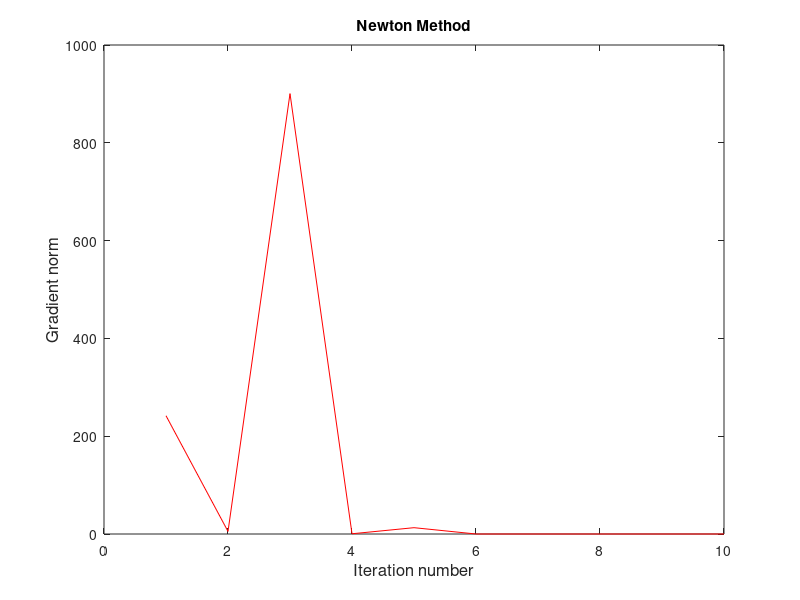

Source code (MATLAB):
gradient_all = [];
x1 = -1.5;
x2 = 1.5;
for i = 1:10
    gradient = [-200*x1*(x2-x1^2)+2*x1-2; 100*(x2-x1^2)];
    hessian = [-200*(x2-3*x1^2)+2 -200*x1; -200*x1 100];
    p= -inv(hessian)*gradient;
    gradient_all = [gradient_all; norm(gradient)];
    x1=x1+p(1);
    x2=x2+p(2);
end

close all;
figure;
x=1:10;
plot(x,gradient_all, 'r')
title('Newton Method')
xlabel('Iteration number','fontsize',12);
ylabel('Gradient norm','fontsize',12);